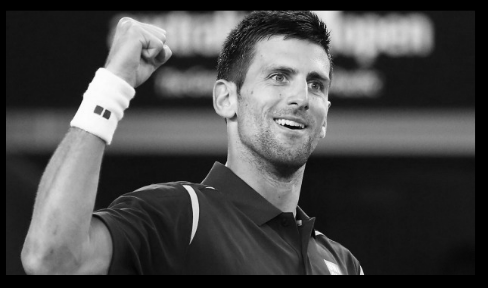
%> input picture fft1.png, 488 x 288 px
$ octave test18.m   (GNU Octave 9; MATLAB toolbox functions it lacks are replaced by stand-ins)
%> lines starting %> are read from the running program, lines starting %| are printed output that depends on the picture
clear,clc,close all;
%// Load an image
Orig = im2double((imread('fft1.png')));
%> Orig: size 288x488x3 double; min 0, max 0.992, mean 0.285
Orig = rgb2gray(Orig);
%> Orig: size 288x488 double

%// Transform
Orig_T = dct2(Orig);
%// Split between high- and low-frequency in the spectrum (*)
cutoff = round(0.5 * 256);
High_T = fliplr(tril(fliplr(Orig_T), cutoff));
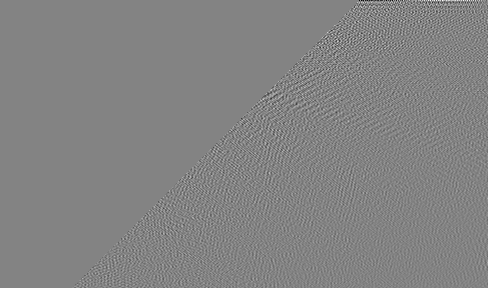
%> High_T: size 288x488 double; min -0.147, max 0.139, mean 2.91e-06; drawn with min black and max white
Low_T = Orig_T - High_T;
%// Transform back
High = idct2(High_T);
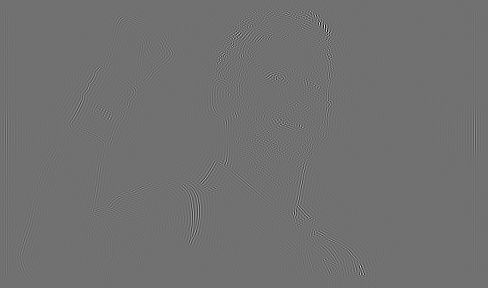
%> High: size 288x488 double; min -0.224, max 0.281, mean -2.65e-21; drawn with min black and max white
Low = idct2(Low_T);
%// Plot results
figure, colormap gray
subplot(3,2,5), imshow(Low,[]);
subplot(3,2,6), imshow(High,[]);

$ run again, with fft2.png copied over fft1.png
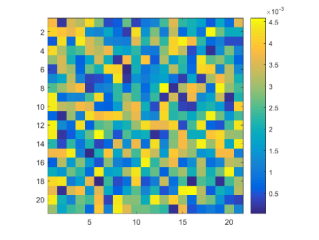
%> input picture fft2.png, 319 x 240 px
%> `High = idct2(High_T);`:
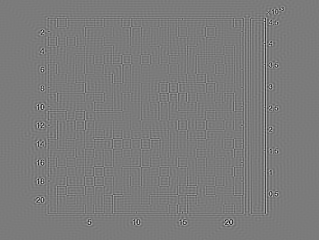
%> High: size 240x319 double; min -0.373, max 0.397, mean 1.3e-19; drawn with min black and max white
%> `Low = idct2(Low_T);`:
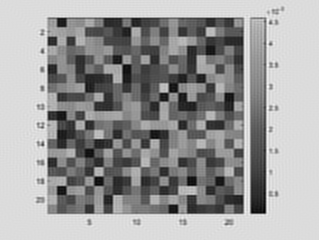
%> Low: size 240x319 double; min 0.143, max 1.14, mean 0.753; drawn with min black and max white
